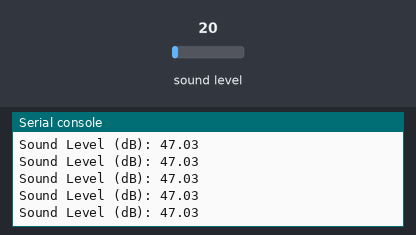
Bench run of a program on a simulated Raspberry Pi Pico running CircuitPython. Shown: the last lines printed to the serial console. The inputs (shaded band) are chosen by the test bench; at power-on: sound level 20.

Above: at 1.2 s.
1.3 s: sound level set to 5
At 1.34 s:
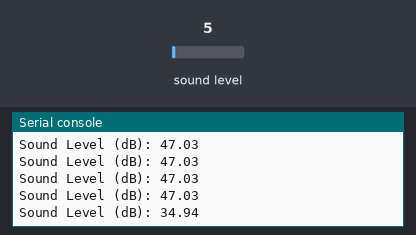
2.8 s: sound level set to 64
At 2.89 s:
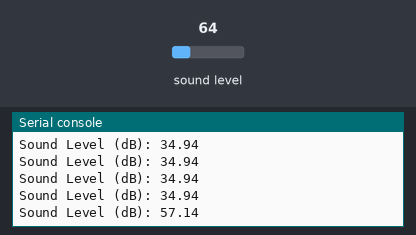
Timing chart, 0 to 5.8 s (numbered marks = the images above; inputs shaded):
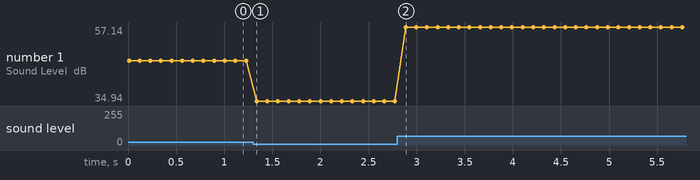

The program:

PDM_SOUND_MODULE.py
```python
import board, time, array, math, audiobusio

mic = audiobusio.PDMIn(board.GP3, board.GP2, sample_rate=16000, bit_depth=16)
samples = array.array('H', [0] * 160)

def log10(x):
    return math.log(x) / math.log(10)

def normalized_rms(values):
    minbuf = sum(values) / len(values)
    samples_sum = sum(float(sample - minbuf) * (sample - minbuf)for sample in values)
    return math.sqrt(samples_sum / len(values))

while True:
    mic.record(samples, len(samples))
    magnitude = normalized_rms(samples)
    if magnitude > 0:
        sound_level_dB = 20 * log10(magnitude)
        print(f"Sound Level (dB): {sound_level_dB:.2f}")
    else:
        print("Magnitude is too small to calculate dB.")
    time.sleep(0.1)
```

Measured:
- after the input at 1.3 s, the serial console: prints a new line at once (image 1)
- after the input at 2.8 s, the serial console: prints a new line after 0.09 s (image 2)
- plotted number 1: 47.03 → 34.94 after the input at 1.3 s, 34.94 → 57.14 after the input at 2.8 s
